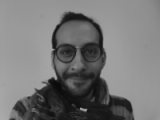
#> input picture test_samples/francesco.pgm, 160 x 120 px
$ python DrawBB.py
#> lines starting #> are read from the running program, lines starting #| are printed output that depends on the picture
import matplotlib.pyplot as plt
import matplotlib.patches as patches
from PIL import Image
import numpy as np

im = np.array(Image.open('test_samples/francesco.pgm'), dtype=np.uint8)
#> im is the input picture: shape (120, 160); min 10, max 172, mean 117.8

# Create figure and axes
fig,ax = plt.subplots(1)

# Display the image
ax.imshow(im)

# Copy Paste code here:
rect = patches.Rectangle((52,25),52,70,linewidth=1,edgecolor='r',facecolor='none')
ax.add_patch(rect)


################################

# Add the patch to the Axes
ax.add_patch(rect)

plt.show()
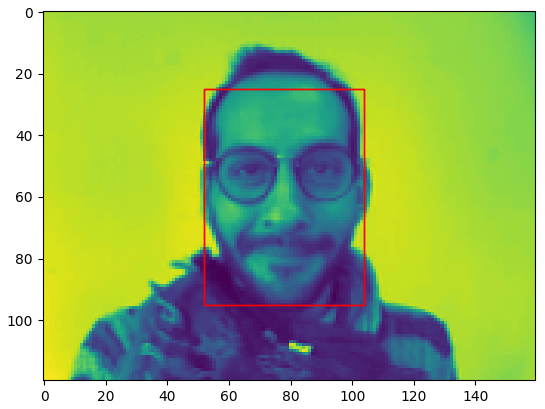
#> figure drawn by matplotlib, 1 panel

$ run again, with test_samples/coco_104.png saved as test_samples/francesco.pgm
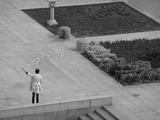
#> input picture test_samples/coco_104.png, 160 x 120 px
#> im is the input picture: shape (120, 160); min 0, max 241, mean 125.2
#> `plt.show()`:
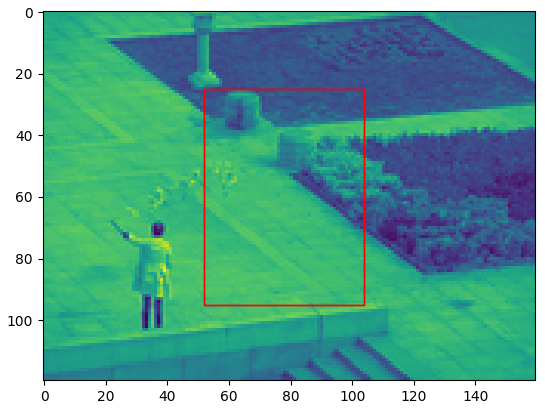
#> figure drawn by matplotlib, 1 panel

$ run again, with test_samples/coco_136.png saved as test_samples/francesco.pgm
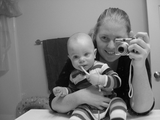
#> input picture test_samples/coco_136.png, 160 x 120 px
#> im is the input picture: shape (120, 160); min 0, max 243, mean 121.9
#> `plt.show()`:
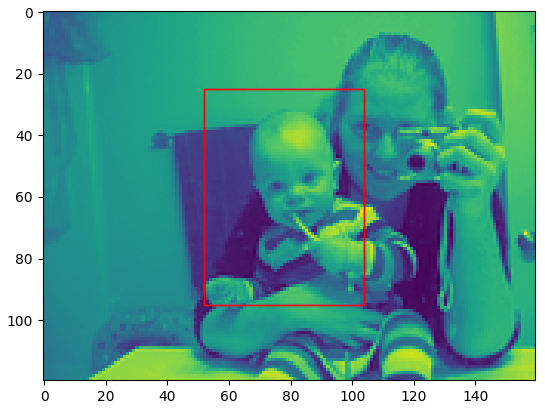
#> figure drawn by matplotlib, 1 panel
